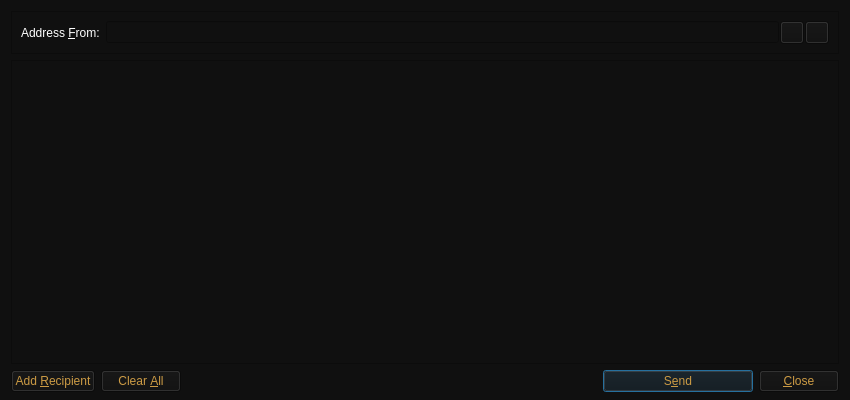
<?xml version="1.0" encoding="UTF-8"?>
<ui version="4.0">
 <class>SendMessagesDialog</class>
 <widget class="QDialog" name="SendMessagesDialog">
  <property name="geometry">
   <rect>
    <x>0</x>
    <y>0</y>
    <width>850</width>
    <height>400</height>
   </rect>
  </property>
  <property name="windowTitle">
   <string>Send Messages</string>
  </property>
  <property name="styleSheet">
   <string notr="true">color: rgb(204, 155, 68);
background-color: rgb(16, 16, 16);</string>
  </property>
  <layout class="QVBoxLayout" name="verticalLayout" stretch="0,1,0">
   <property name="bottomMargin">
    <number>8</number>
   </property>
   <item>
    <widget class="QFrame" name="frameAddressFrom">
     <property name="sizePolicy">
      <sizepolicy hsizetype="Expanding" vsizetype="Expanding">
       <horstretch>0</horstretch>
       <verstretch>0</verstretch>
      </sizepolicy>
     </property>
     <property name="maximumSize">
      <size>
       <width>16777215</width>
       <height>16777215</height>
      </size>
     </property>
     <property name="frameShape">
      <enum>QFrame::StyledPanel</enum>
     </property>
     <property name="frameShadow">
      <enum>QFrame::Sunken</enum>
     </property>
     <layout class="QHBoxLayout" name="horizontalLayout_3">
      <item>
       <widget class="QLabel" name="addressFromLabel">
        <property name="styleSheet">
         <string notr="true">color: #ffffff;</string>
        </property>
        <property name="text">
         <string>Address &amp;From:</string>
        </property>
        <property name="buddy">
         <cstring>addressFrom</cstring>
        </property>
       </widget>
      </item>
      <item>
       <layout class="QHBoxLayout" name="horizontalLayout_4">
        <property name="spacing">
         <number>1</number>
        </property>
        <item>
         <widget class="QValidatedLineEdit" name="addressFrom"/>
        </item>
        <item>
         <widget class="QToolButton" name="addressBookButton">
          <property name="toolTip">
           <string>Choose address from address book</string>
          </property>
          <property name="text">
           <string/>
          </property>
          <property name="icon">
           <iconset resource="../bitcoin.qrc">
            <normaloff>:/icons/address-book</normaloff>:/icons/address-book</iconset>
          </property>
          <property name="shortcut">
           <string>Alt+A</string>
          </property>
         </widget>
        </item>
        <item>
         <widget class="QToolButton" name="pasteButton">
          <property name="toolTip">
           <string>Paste address from clipboard</string>
          </property>
          <property name="text">
           <string/>
          </property>
          <property name="icon">
           <iconset resource="../bitcoin.qrc">
            <normaloff>:/icons/editpaste</normaloff>:/icons/editpaste</iconset>
          </property>
          <property name="shortcut">
           <string>Alt+P</string>
          </property>
         </widget>
        </item>
       </layout>
      </item>
     </layout>
    </widget>
   </item>
   <item>
    <widget class="QScrollArea" name="scrollArea">
     <property name="widgetResizable">
      <bool>true</bool>
     </property>
     <widget class="QWidget" name="scrollAreaWidgetContents">
      <property name="geometry">
       <rect>
        <x>0</x>
        <y>0</y>
        <width>830</width>
        <height>299</height>
       </rect>
      </property>
      <layout class="QVBoxLayout" name="verticalLayout_2">
       <property name="leftMargin">
        <number>0</number>
       </property>
       <property name="topMargin">
        <number>0</number>
       </property>
       <property name="rightMargin">
        <number>0</number>
       </property>
       <property name="bottomMargin">
        <number>0</number>
       </property>
       <item>
        <layout class="QVBoxLayout" name="entries">
         <property name="spacing">
          <number>6</number>
         </property>
        </layout>
       </item>
       <item>
        <spacer name="verticalSpacer">
         <property name="orientation">
          <enum>Qt::Vertical</enum>
         </property>
         <property name="sizeHint" stdset="0">
          <size>
           <width>20</width>
           <height>40</height>
          </size>
         </property>
        </spacer>
       </item>
      </layout>
     </widget>
    </widget>
   </item>
   <item>
    <layout class="QHBoxLayout" name="horizontalLayout">
     <item>
      <widget class="QPushButton" name="addButton">
       <property name="toolTip">
        <string>Send to multiple recipients at once</string>
       </property>
       <property name="text">
        <string>Add &amp;Recipient</string>
       </property>
       <property name="icon">
        <iconset resource="../bitcoin.qrc">
         <normaloff>:/icons/add</normaloff>:/icons/add</iconset>
       </property>
       <property name="autoDefault">
        <bool>false</bool>
       </property>
      </widget>
     </item>
     <item>
      <widget class="QPushButton" name="clearButton">
       <property name="sizePolicy">
        <sizepolicy hsizetype="Minimum" vsizetype="Fixed">
         <horstretch>0</horstretch>
         <verstretch>0</verstretch>
        </sizepolicy>
       </property>
       <property name="toolTip">
        <string>Remove all transaction fields</string>
       </property>
       <property name="text">
        <string>Clear &amp;All</string>
       </property>
       <property name="icon">
        <iconset resource="../bitcoin.qrc">
         <normaloff>:/icons/remove</normaloff>:/icons/remove</iconset>
       </property>
       <property name="autoRepeatDelay">
        <number>300</number>
       </property>
       <property name="autoDefault">
        <bool>false</bool>
       </property>
      </widget>
     </item>
     <item>
      <spacer name="horizontalSpacer">
       <property name="orientation">
        <enum>Qt::Horizontal</enum>
       </property>
       <property name="sizeHint" stdset="0">
        <size>
         <width>40</width>
         <height>20</height>
        </size>
       </property>
      </spacer>
     </item>
     <item>
      <widget class="QPushButton" name="sendButton">
       <property name="minimumSize">
        <size>
         <width>150</width>
         <height>0</height>
        </size>
       </property>
       <property name="toolTip">
        <string>Confirm the send action</string>
       </property>
       <property name="text">
        <string>S&amp;end</string>
       </property>
       <property name="icon">
        <iconset resource="../bitcoin.qrc">
         <normaloff>:/icons/send</normaloff>:/icons/send</iconset>
       </property>
       <property name="default">
        <bool>true</bool>
       </property>
      </widget>
     </item>
     <item>
      <widget class="QPushButton" name="closeButton">
       <property name="text">
        <string>&amp;Close</string>
       </property>
       <property name="icon">
        <iconset resource="../bitcoin.qrc">
         <normaloff>:/icons/quit</normaloff>:/icons/quit</iconset>
       </property>
      </widget>
     </item>
    </layout>
   </item>
  </layout>
 </widget>
 <customwidgets>
  <customwidget>
   <class>QValidatedLineEdit</class>
   <extends>QLineEdit</extends>
   <header>qvalidatedlineedit.h</header>
  </customwidget>
 </customwidgets>
 <resources>
  <include location="../bitcoin.qrc"/>
 </resources>
 <connections/>
</ui>
